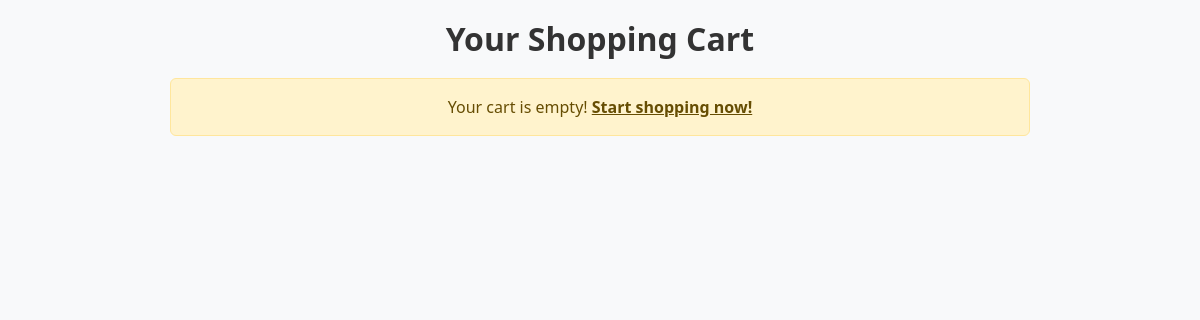
The page /cart/ (signed in) on the database as committed earlier.
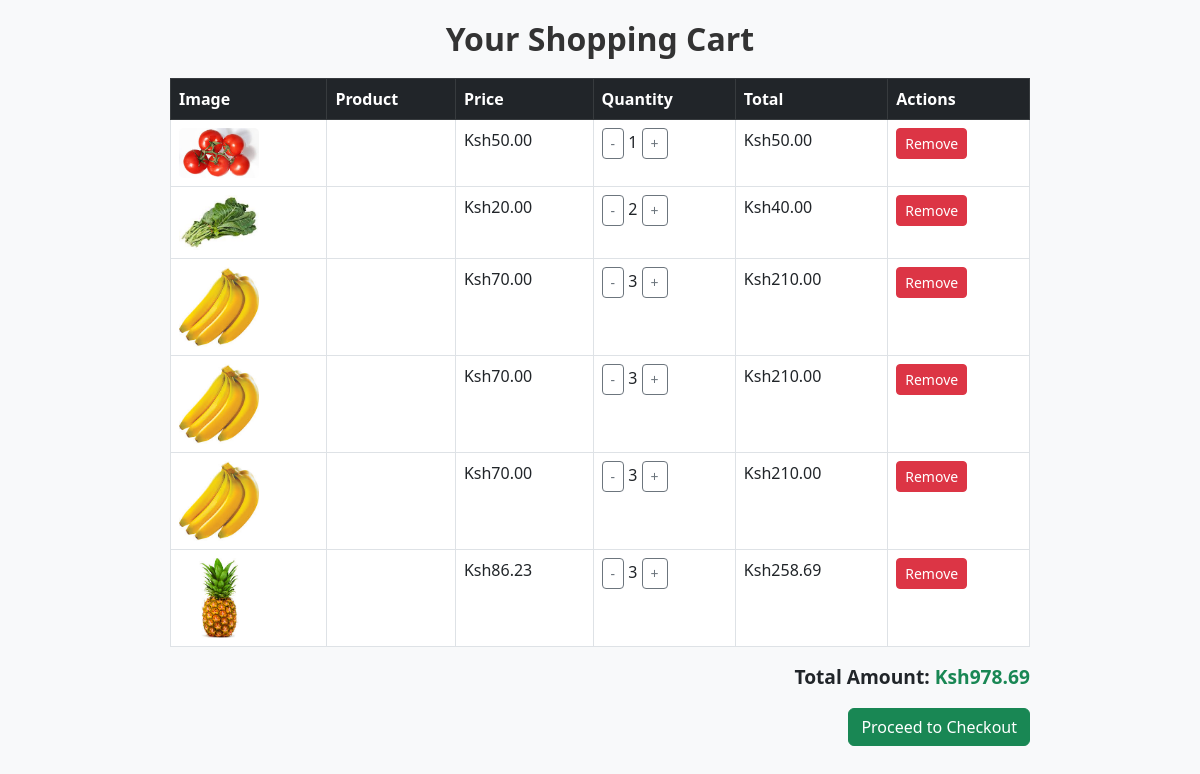
The same page on the database as committed later.
### core/models.py (models this page shows, shortened)
class CartItem(models.Model):
    cart = models.ForeignKey(Cart, on_delete=models.CASCADE, related_name="items")
    product = models.ForeignKey(Product, on_delete=models.CASCADE)
    quantity = models.PositiveIntegerField(default=1)
    def get_total_price(self):
        return self.product.price * self.quantity

class Product(models.Model):
    pid = ShortUUIDField(unique=True, length=10, max_length=20, prefix="ven", alphabet="abcdefgh12345")
    user = models.ForeignKey(User, on_delete=models.SET_NULL, null=True)
    category = models.ForeignKey(Category, on_delete=models.SET_NULL, null=True,)
    vendor = models.ForeignKey(Vendor, on_delete=models.SET_NULL, null=True,)
    title = models.CharField(max_length=100, default="Fresh")
    image = models.ImageField(upload_to="category", default="product.jpg")
    description = models.TextField(null=True, blank=True, default="This is the product")
    price = models.DecimalField(max_digits=999999999, decimal_places=2, default="1.99")
    old_price = models.DecimalField(max_digits=999999999, decimal_places=2, default="2.99")
    specification = models.TextField(null=True, blank=True,)
    product_status = models.CharField(choices=STATUS, max_length=10, default="in_review")
    status = models.BooleanField(default=True)
    in_stock = models.BooleanField(default=True)
    featured = models.BooleanField(default=False)
    digital = models.BooleanField(default=False)
    sku = ShortUUIDField(unique=True, length=4, max_length=10, prefix="sku", alphabet="1234567890")
    date = models.DateTimeField(auto_now_add=True)
    updated = models.DateTimeField(null=True, blank=True)
    class Meta:
        verbose_name_plural = "Products"

class Cart(models.Model):
    user = models.ForeignKey(settings.AUTH_USER_MODEL, on_delete=models.CASCADE, related_name="carts")
    created_at = models.DateTimeField(auto_now_add=True)
    def get_total_price(self):
        return sum(item.get_total_price() for item in self.items.all())

### core/views.py (the view)
# urls.py: path("cart/", views.cart_view, name="cart"),  # Cart page
def cart_view(request):
    cart, _ = Cart.objects.get_or_create(user=request.user)
    context  = {
        'cart': cart,
        'cart_items': cart.items.all(),
        'total_price': cart.get_total_price(),
    }
    return render(request, "core/cart.html", context)

### templates/core/cart.html (shortened to what this page needs)
<!DOCTYPE html>
<html lang="en">
<head>
    <link href="https://cdn.jsdelivr.net/npm/bootstrap@5.3.0/dist/css/bootstrap.min.css" rel="stylesheet">
</head>
<body>
    <div class="cart-container">
        <h1 class="cart-title">Your Shopping Cart</h1>
        {% if cart.items.all %}
            <table class="table table-bordered cart-table">
                <thead class="table-dark">
                    <tr>
                        <th scope="col">Image</th>
                        <th scope="col">Product</th>
                        <th scope="col">Price</th>
                        <th scope="col">Quantity</th>
                        <th scope="col">Total</th>
                        <th scope="col">Actions</th>
                    </tr>
                </thead>
                <tbody>
                    {% for item in cart.items.all %}
                    <tr>
                        <td><img src="{{ item.product.image.url }}" alt="{{ item.product.name }}"></td>
                        <td>{{ item.product.name }}</td>
                        <td>Ksh{{ item.product.price }}</td>
                        <td>
                            <button class="btn btn-outline-secondary btn-sm update-quantity" data-action="decrease" data-item-id="{{ item.id }}">-</button>
                            <span>{{ item.quantity }}</span>
                            <button class="btn btn-outline-secondary btn-sm update-quantity" data-action="increase" data-item-id="{{ item.id }}">+</button>
                        </td>
                        <td>Ksh{{ item.get_total_price }}</td>
                        <td>
                            <a href="{% url 'remove_from_cart' item.id %}" class="btn btn-danger btn-sm">Remove</a>
                        </td>
                    </tr>
                    {% endfor %}
                </tbody>
            </table>
            <div class="cart-summary">
                Total Amount: <span class="text-success">Ksh{{ cart.get_total_price }}</span>
            </div>
            <div class="text-end mt-3">
                <a href="#" class="btn btn-success">Proceed to Checkout</a>
            </div>
        {% else %}
            <div class="alert alert-warning text-center" role="alert">
                Your cart is empty! <a href="{% url 'core:index' %}" class="alert-link">Start shopping now!</a>
            </div>
        {% endif %}
    </div>
</body>
</html>

### templates/core/cart.html (style rules this page uses)
body { background-color: #f8f9fa; }
.cart-container { max-width: 900px; margin: auto; padding: 20px; }
.cart-title { font-size: 2rem; font-weight: bold; color: #333; text-align: center; margin-bottom: 20px; }
.cart-table img { width: 80px; height: auto; border-radius: 5px; }
.cart-summary { text-align: right; font-size: 1.2rem; font-weight: bold; }

Rows that differ between the two databases and show on the page:
added CartItem: product.image (picture), product.price "50.00", quantity "1", get_total_price "50.00"
added CartItem: product.image (picture), product.price "20.00", quantity "2", get_total_price "40.00"
added CartItem: product.image (picture), product.price "70.00", quantity "3", get_total_price "210.00"
added CartItem: product.image (picture), product.price "70.00", quantity "3", get_total_price "210.00"
added CartItem: product.image (picture), product.price "70.00", quantity "3", get_total_price "210.00"
added CartItem: product.image (picture), product.price "86.23", quantity "3", get_total_price "258.69"
added Cart: get_total_price "978.69"
Other text that changed with them:
text no longer shown: "Your cart is empty! Start shopping now!"
text now shown: "Image Product Price Quantity Total Actions Total Amount: Ksh Proceed to Checkout"
